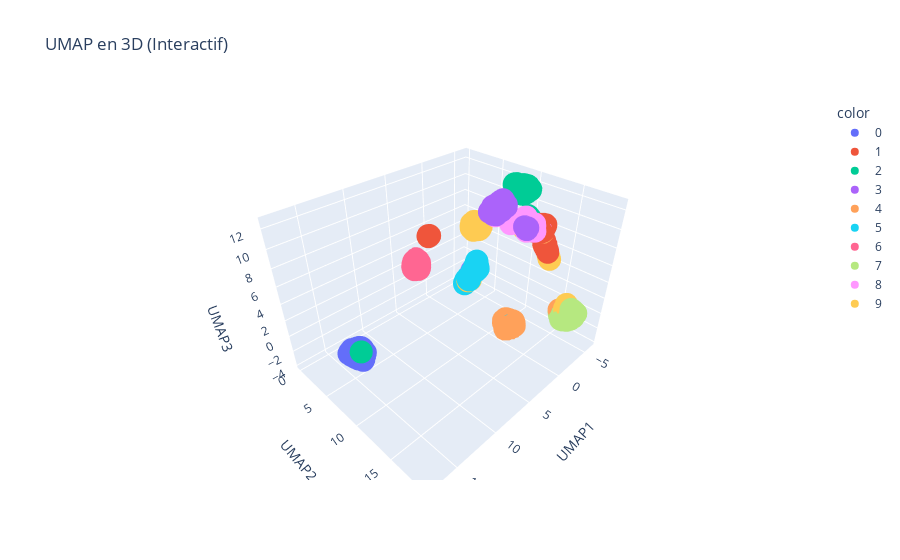

Notebook cell for this chart:
### Code cell
import numpy as np
from sklearn.datasets import load_digits
from sklearn.decomposition import PCA
from sklearn.manifold import TSNE
import umap
import plotly.express as px

# Charger un jeu de données d'exemple (chiffres manuscrits)
digits = load_digits()
X = digits.data
y = digits.target

# Réduction de dimension avec UMAP
umap_model = umap.UMAP(n_components=3, random_state=42)
X_umap = umap_model.fit_transform(X)

fig_umap = px.scatter_3d(
    x=X_umap[:, 0], y=X_umap[:, 1], z=X_umap[:, 2],
    color=y.astype(str), title="UMAP en 3D (Interactif)",
    labels={"x": "UMAP1", "y": "UMAP2", "z": "UMAP3"}
)
fig_umap.show()

### Figure 1 — Plotly figure (JSON) as saved in the notebook; plotly's stock layout.template omitted (floating-point values rounded to 4 significant figures; data arrays with more than 128 entries replaced by an {"elided": "..."} marker saying what was removed)
{"data": [{"hovertemplate": "color=0<br>UMAP1=%{x}<br>UMAP2=%{y}<br>UMAP3=%{z}<extra></extra>", "legendgroup": "0", "marker": {"color": "#636efa", "symbol": "circle"}, "mode": "markers", "name": "0", "scene": "scene", "showlegend": true, "type": "scatter3d", "x": {"elided": "178 float values"}, "y": {"elided": "178 float values"}, "z": {"elided": "178 float values"}}, {"hovertemplate": "color=1<br>UMAP1=%{x}<br>UMAP2=%{y}<br>UMAP3=%{z}<extra></extra>", "legendgroup": "1", "marker": {"color": "#EF553B", "symbol": "circle"}, "mode": "markers", "name": "1", "scene": "scene", "showlegend": true, "type": "scatter3d", "x": {"elided": "182 float values"}, "y": {"elided": "182 float values"}, "z": {"elided": "182 float values"}}, {"hovertemplate": "color=2<br>UMAP1=%{x}<br>UMAP2=%{y}<br>UMAP3=%{z}<extra></extra>", "legendgroup": "2", "marker": {"color": "#00cc96", "symbol": "circle"}, "mode": "markers", "name": "2", "scene": "scene", "showlegend": true, "type": "scatter3d", "x": {"elided": "177 float values"}, "y": {"elided": "177 float values"}, "z": {"elided": "177 float values"}}, {"hovertemplate": "color=3<br>UMAP1=%{x}<br>UMAP2=%{y}<br>UMAP3=%{z}<extra></extra>", "legendgroup": "3", "marker": {"color": "#ab63fa", "symbol": "circle"}, "mode": "markers", "name": "3", "scene": "scene", "showlegend": true, "type": "scatter3d", "x": {"elided": "183 float values"}, "y": {"elided": "183 float values"}, "z": {"elided": "183 float values"}}, {"hovertemplate": "color=4<br>UMAP1=%{x}<br>UMAP2=%{y}<br>UMAP3=%{z}<extra></extra>", "legendgroup": "4", "marker": {"color": "#FFA15A", "symbol": "circle"}, "mode": "markers", "name": "4", "scene": "scene", "showlegend": true, "type": "scatter3d", "x": {"elided": "181 float values"}, "y": {"elided": "181 float values"}, "z": {"elided": "181 float values"}}, {"hovertemplate": "color=5<br>UMAP1=%{x}<br>UMAP2=%{y}<br>UMAP3=%{z}<extra></extra>", "legendgroup": "5", "marker": {"color": "#19d3f3", "symbol": "circle"}, "mode": "markers", "name": "5", "scene": "scene", "showlegend": true, "type": "scatter3d", "x": {"elided": "182 float values"}, "y": {"elided": "182 float values"}, "z": {"elided": "182 float values"}}, {"hovertemplate": "color=6<br>UMAP1=%{x}<br>UMAP2=%{y}<br>UMAP3=%{z}<extra></extra>", "legendgroup": "6", "marker": {"color": "#FF6692", "symbol": "circle"}, "mode": "markers", "name": "6", "scene": "scene", "showlegend": true, "type": "scatter3d", "x": {"elided": "181 float values"}, "y": {"elided": "181 float values"}, "z": {"elided": "181 float values"}}, {"hovertemplate": "color=7<br>UMAP1=%{x}<br>UMAP2=%{y}<br>UMAP3=%{z}<extra></extra>", "legendgroup": "7", "marker": {"color": "#B6E880", "symbol": "circle"}, "mode": "markers", "name": "7", "scene": "scene", "showlegend": true, "type": "scatter3d", "x": {"elided": "179 float values"}, "y": {"elided": "179 float values"}, "z": {"elided": "179 float values"}}, {"hovertemplate": "color=8<br>UMAP1=%{x}<br>UMAP2=%{y}<br>UMAP3=%{z}<extra></extra>", "legendgroup": "8", "marker": {"color": "#FF97FF", "symbol": "circle"}, "mode": "markers", "name": "8", "scene": "scene", "showlegend": true, "type": "scatter3d", "x": {"elided": "174 float values"}, "y": {"elided": "174 float values"}, "z": {"elided": "174 float values"}}, {"hovertemplate": "color=9<br>UMAP1=%{x}<br>UMAP2=%{y}<br>UMAP3=%{z}<extra></extra>", "legendgroup": "9", "marker": {"color": "#FECB52", "symbol": "circle"}, "mode": "markers", "name": "9", "scene": "scene", "showlegend": true, "type": "scatter3d", "x": {"elided": "180 float values"}, "y": {"elided": "180 float values"}, "z": {"elided": "180 float values"}}], "layout": {"legend": {"title": {"text": "color"}, "tracegroupgap": 0}, "scene": {"domain": {"x": [0, 1], "y": [0, 1]}, "xaxis": {"title": {"text": "UMAP1"}}, "yaxis": {"title": {"text": "UMAP2"}}, "zaxis": {"title": {"text": "UMAP3"}}}, "title": {"text": "UMAP en 3D (Interactif)"}}}
